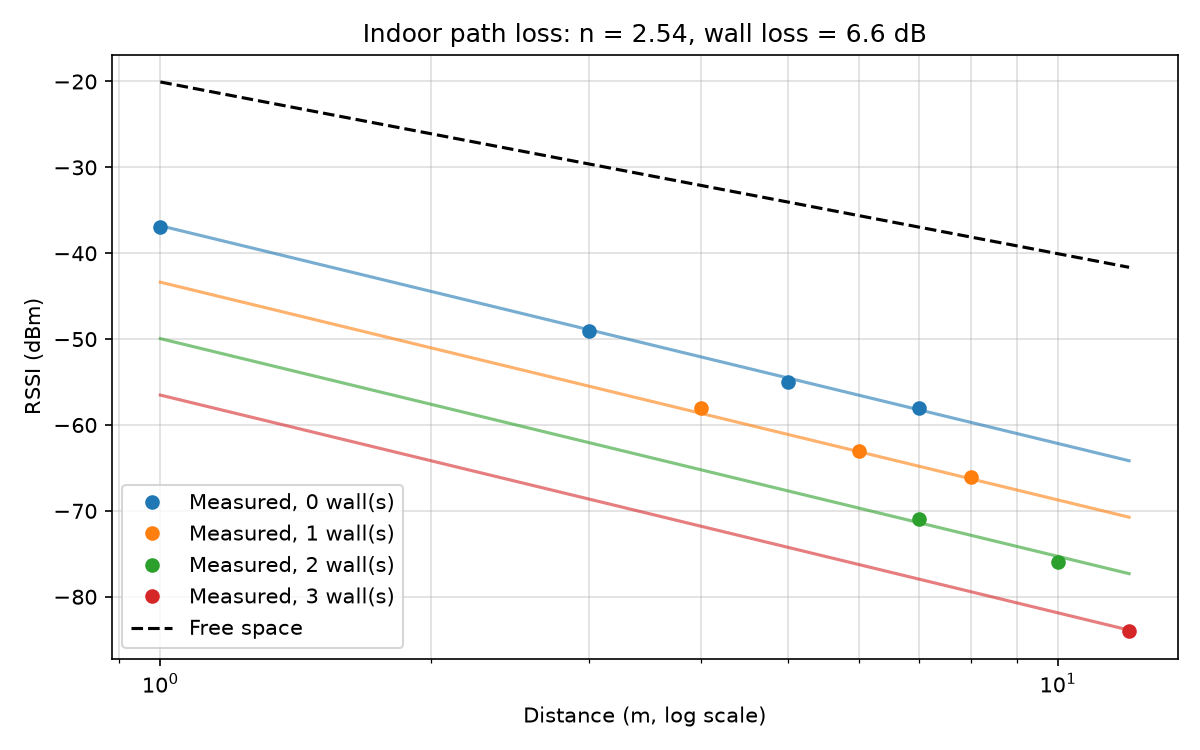

The script that saved this image:
"""
Experiment 7: Study of path loss in an indoor environment (RSSI vs obstacles).

Fits the multi-wall (Motley-Keenan) indoor path loss model to measured data

    RSSI = A - 10 * n * log10(d) - k * Lw

where A is the RSSI at 1 m, n is the path loss exponent, k is the number of walls
between router and receiver and Lw is the loss per wall. Collect RSSI
values with Exp04/wifi_rssi.py (or a Wi-Fi analyser app) and record them in a CSV
with columns: location, distance_m, walls, rssi_dbm

Run:  python path_loss.py --csv sample_obstacles.csv [--freq 2.4e9]
Output: path_loss.png
"""
import argparse
import csv

import matplotlib.pyplot as plt
import numpy as np


def fspl_db(d, f):
    return 20 * np.log10(d) + 20 * np.log10(f) - 147.55


def main():
    parser = argparse.ArgumentParser()
    parser.add_argument("--csv", default="sample_obstacles.csv")
    parser.add_argument("--freq", type=float, default=2.4e9)
    parser.add_argument("--tx-dbm", type=float, default=20, help="router transmit power (EIRP)")
    args = parser.parse_args()

    rows = list(csv.DictReader(open(args.csv)))
    loc = [r["location"] for r in rows]
    d = np.array([float(r["distance_m"]) for r in rows])
    walls = np.array([int(r["walls"]) for r in rows])
    rssi = np.array([float(r["rssi_dbm"]) for r in rows])

    # Least squares: rssi = A + n * (-10 log10 d) + Lw * (-walls)
    X = np.column_stack([np.ones_like(d), -10 * np.log10(d), -walls])
    (A, n, Lw), *_ = np.linalg.lstsq(X, rssi, rcond=None)
    model = X @ np.array([A, n, Lw])
    rmse = np.sqrt(np.mean((rssi - model) ** 2))

    print(f"{'Location':<22} {'d (m)':>6} {'Walls':>6} {'RSSI':>7} {'Path loss':>10} "
          f"{'FSPL':>7} {'Model':>7}")
    for i in range(len(rows)):
        pl = args.tx_dbm - rssi[i]
        print(f"{loc[i]:<22} {d[i]:>6g} {walls[i]:>6} {rssi[i]:>7.1f} {pl:>10.1f} "
              f"{fspl_db(d[i], args.freq):>7.1f} {model[i]:>7.1f}")
    print(f"\nFitted model: RSSI = {A:.1f} - 10*{n:.2f}*log10(d) - {Lw:.1f}*walls")
    print(f"Path loss exponent n = {n:.2f}, loss per wall Lw = {Lw:.1f} dB, RMSE = {rmse:.2f} dB")

    plt.figure(figsize=(8, 5))
    dd = np.linspace(max(d.min(), 0.5), d.max(), 200)
    for k in sorted(set(walls)):
        sel = walls == k
        line = plt.plot(d[sel], rssi[sel], "o", label=f"Measured, {k} wall(s)")[0]
        plt.plot(dd, A - 10 * n * np.log10(dd) - k * Lw, "-", color=line.get_color(), alpha=0.6)
    plt.plot(dd, args.tx_dbm - fspl_db(dd, args.freq), "k--", label="Free space")
    plt.xscale("log")
    plt.xlabel("Distance (m, log scale)")
    plt.ylabel("RSSI (dBm)")
    plt.title(f"Indoor path loss: n = {n:.2f}, wall loss = {Lw:.1f} dB")
    plt.grid(alpha=0.4, which="both")
    plt.legend()
    plt.tight_layout()
    plt.savefig("path_loss.png", dpi=150)
    print("Saved path_loss.png")


if __name__ == "__main__":
    main()
